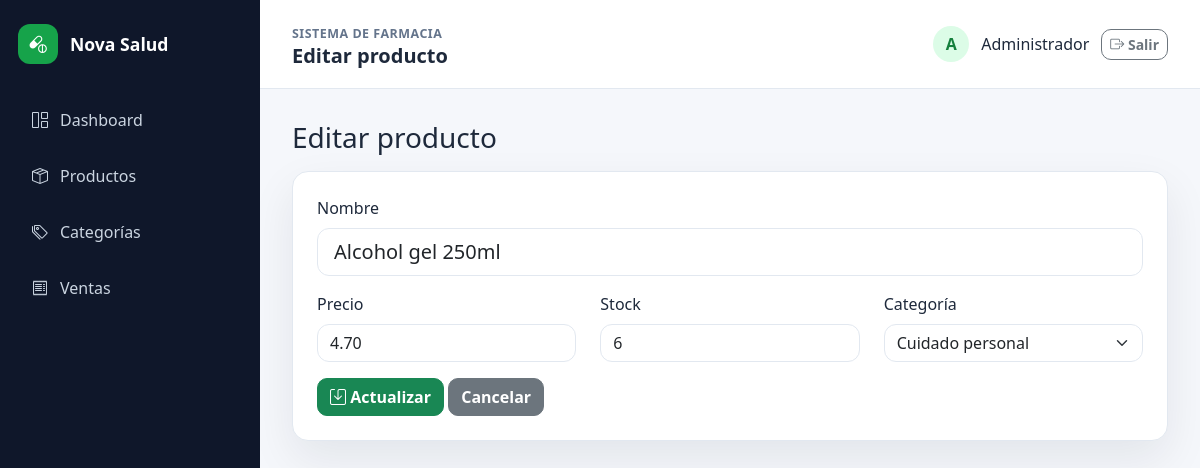
Screenshot of /public/index.php?url=products/edit/5 (signed in) with the database file from the repository.
### tables this page shows
CREATE TABLE products (
    id INT AUTO_INCREMENT PRIMARY KEY,
    name VARCHAR(150) NOT NULL,
    price DECIMAL(10,2) NOT NULL,
    stock INT NOT NULL DEFAULT 0,
    category_id INT NOT NULL,
    created_at TIMESTAMP DEFAULT CURRENT_TIMESTAMP,
    updated_at TIMESTAMP DEFAULT CURRENT_TIMESTAMP ON UPDATE CURRENT_TIMESTAMP,
    CONSTRAINT fk_products_category
        FOREIGN KEY (category_id) REFERENCES categories(id)
        ON UPDATE CASCADE
        ON DELETE RESTRICT
);

CREATE TABLE categories (
    id INT AUTO_INCREMENT PRIMARY KEY,
    name VARCHAR(100) NOT NULL UNIQUE,
    created_at TIMESTAMP DEFAULT CURRENT_TIMESTAMP
);

### core/Controller.php (called while the page is built, shortened)
<?php
class Controller
{
    protected function view(string $view, array $data = []): void
    {
        extract($data);
        require_once __DIR__ . '/../views/layouts/header.php';
        require_once __DIR__ . '/../views/' . $view . '.php';
        require_once __DIR__ . '/../views/layouts/footer.php';
    }
}

### controllers/ProductController.php (called while the page is built, shortened)
<?php
class ProductController extends Controller
{
    private Product $productModel;
    private Category $categoryModel;
    public function __construct()
    {
        $this->productModel = new Product();
        $this->categoryModel = new Category();
    }
    public function edit(?int $id = null): void
    {
        $id = $id ?? (int) ($_GET['id'] ?? 0);
        $product = $this->productModel->find($id);
        $this->view('products/edit', [
            'title' => 'Editar producto',
            'product' => $product,
            'categories' => $this->categoryModel->all(),
        ]);
    }
}

### public/index.php (called while the page is built, shortened)
<?php
require_once __DIR__ . '/../config/database.php';
require_once __DIR__ . '/../core/helpers.php';
require_once __DIR__ . '/../core/Model.php';
require_once __DIR__ . '/../core/Controller.php';
require_once __DIR__ . '/../models/Product.php';
require_once __DIR__ . '/../controllers/DashboardController.php';
require_once __DIR__ . '/../controllers/ProductController.php';
$routes = [
    '' => [AuthController::class, 'login'],
    'login' => [AuthController::class, 'login'],
    'authenticate' => [AuthController::class, 'authenticate'],
    'logout' => [AuthController::class, 'logout'],
    'dashboard' => [DashboardController::class, 'index'],
    'products' => [ProductController::class, 'index'],
    'products/create' => [ProductController::class, 'create'],
    'products/store' => [ProductController::class, 'store'],
    'products/edit' => [ProductController::class, 'edit'],
    'products/update' => [ProductController::class, 'update'],
    'products/updateStock' => [ProductController::class, 'updateStock'],
    'products/delete' => [ProductController::class, 'delete'],
    'categories' => [CategoryController::class, 'index'],
    'categories/create' => [CategoryController::class, 'create'],
    'categories/store' => [CategoryController::class, 'store'],
    'categories/edit' => [CategoryController::class, 'edit'],
    'categories/update' => [CategoryController::class, 'update'],
    'categories/delete' => [CategoryController::class, 'delete'],
    'sales' => [SaleController::class, 'index'],
    'sales/create' => [SaleController::class, 'create'],
    'sales/store' => [SaleController::class, 'store'],
];
$path = trim($_GET['url'] ?? '', '/');
$params = [];
if (preg_match('#^products/edit/(\d+)$#', $path, $matches)) {
    $path = 'products/edit';
    $params[] = (int) $matches[1];
}
[$controllerClass, $method] = $routes[$path];
$controller = new $controllerClass();
$controller->$method(...$params);

### core/Model.php (called while the page is built, shortened)
<?php
abstract class Model
{
    public function __construct()
    {
        $database = new Database();
        $this->db = $database->connect();
    }
}

### config/database.php (called while the page is built)
<?php
class Database
{
    private string $host = 'localhost';
    private string $dbName = 'nova_salud';
    private string $username = 'root';
    private string $password = '';
    private ?PDO $connection = null;
    public function connect(): PDO
    {
        if ($this->connection === null) {
            $dsn = "mysql:host={$this->host};dbname={$this->dbName};charset=utf8mb4";
            $this->connection = new PDO($dsn, $this->username, $this->password, [
                PDO::ATTR_ERRMODE => PDO::ERRMODE_EXCEPTION,
                PDO::ATTR_DEFAULT_FETCH_MODE => PDO::FETCH_ASSOC,
                PDO::ATTR_EMULATE_PREPARES => false,
            ]);
        }
        return $this->connection;
    }
}

### models/Product.php (called while the page is built, shortened)
<?php
class Product extends Model
{
    public function find(int $id): ?array
    {
        $stmt = $this->db->prepare('SELECT * FROM products WHERE id = :id');
        $stmt->execute(['id' => $id]);
        $product = $stmt->fetch();
        return $product ?: null;
    }
}

### core/helpers.php (called while the page is built, shortened)
<?php
function e(string $value): string
{
    return htmlspecialchars($value, ENT_QUOTES, 'UTF-8');
}

### models/Category.php (called while the page is built, shortened)
<?php
class Category extends Model
{
    public function all(): array
    {
        $stmt = $this->db->query('SELECT * FROM categories ORDER BY name ASC');
        return $stmt->fetchAll();
    }
}

### views/products/form.php (the view, shortened to what this page needs)
<div class="mb-3">
    <label class="form-label">Nombre</label>
    <input type="text" name="name" data-product-field="name" class="form-control form-control-lg" value="<?= e((string) ($product['name'] ?? old('name'))) ?>" required>
</div>
<div class="row">
    <div class="col-md-4 mb-3">
        <label class="form-label">Precio</label>
        <input type="number" step="0.01" min="0" name="price" data-product-field="price" class="form-control" value="<?= e((string) ($product['price'] ?? old('price'))) ?>" required>
    </div>
    <div class="col-md-4 mb-3">
        <label class="form-label">Stock</label>
        <input type="number" min="0" name="stock" data-product-field="stock" class="form-control" value="<?= e((string) ($product['stock'] ?? old('stock'))) ?>" required>
    </div>
    <div class="col-md-4 mb-3">
        <label class="form-label">Categoría</label>
        <select name="category_id" data-product-field="category_id" class="form-select" required>
            <?php $categories = $categories ?? []; ?>
            <?php foreach ($categories as $category): ?>
                <?php $selected = (int) ($product['category_id'] ?? old('category_id', 0)) === (int) $category['id']; ?>
                <option value="<?= (int) $category['id'] ?>" <?= $selected ? 'selected' : '' ?>>
                    <?= e($category['name']) ?>
                </option>
            <?php endforeach; ?>
        </select>
    </div>
</div>

### public/css/style.css (style rules this page uses)
:root { --primary: #16a34a; --primary-dark: #15803d; --sidebar: #0f172a; --muted: #64748b; --surface: #ffffff; --background: #f5f7fb; --border: #e2e8f0; }
body { min-height: 100vh; background: var(--background); color: #1e293b; }
.form-control, .form-select { border-radius: 12px; border-color: var(--border); }

### rows the page displays
products: name "Alcohol gel 250ml", price "4.70", stock "6", category_id "Cuidado personal"

### other values shown
APP_NAME "Nova Salud"
$title "Editar producto"
substr($user['name'], 0, 1) "A"
$user['name'] "Administrador"
